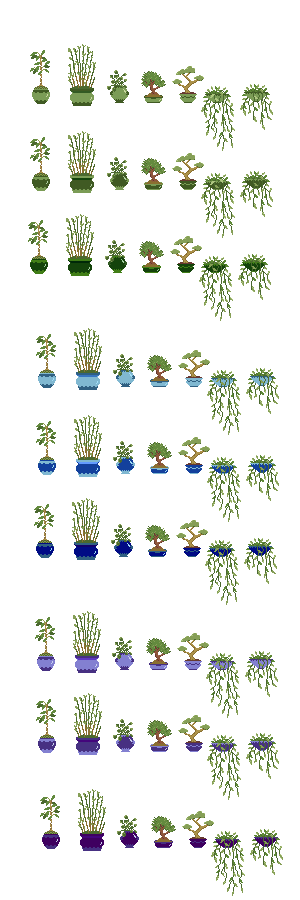
#> input picture assets/GREEN-BLUE-PURP-PLANTER.png, 300 x 900 px, found by its file name
$ python generate_planter_sheet_gifs.py
#> lines starting #> are read from the running program, lines starting #| are printed output that depends on the picture
#!/usr/bin/env python
"""Build compact animated plant GIFs from planter color sprite sheets.

The source sheets contain exact-size sprites on a black background. This script
detects those exact plant components, turns black transparent, upscales them for
the existing ESP32 sprite pipeline, and writes one animated GIF per plant into
assets/plant_gifs. By default each plant keeps 3 deterministic random color
frames so the ESP32 firmware stays small.

Example:
  python scripts/generate_planter_sheet_gifs.py
"""

from __future__ import annotations

import argparse
import random
from dataclasses import dataclass
from pathlib import Path

try:
    from PIL import Image
except ImportError as exc:  # pragma: no cover - user-facing dependency guard
    raise SystemExit("Pillow is required. Install with: python -m pip install Pillow") from exc


DEFAULT_SHEETS = [
    Path("assets/GREEN-BLUE-PURP-PLANTER.png"),
    Path("assets/YELL-ORG-RED-PLANTER.png"),
]

COLOR_ROWS = [
    ["green_light", "green_mid", "green_dark", "blue_light", "blue_mid", "blue_dark", "purple_light", "purple_mid", "purple_dark"],
    ["yellow_light", "yellow_mid", "yellow_dark", "orange_light", "orange_mid", "orange_dark", "red_light", "red_mid", "red_dark"],
]


@dataclass(frozen=True)
class PlantSpec:
    key: str
    source_name: str
    width: int
    height: int


PLANTS = [
    PlantSpec("color_vine_pot", "money_tree", 20, 54),
    PlantSpec("color_grass_planter", "bamboo", 28, 62),
    PlantSpec("color_round_pot", "money_plant", 22, 33),
    PlantSpec("color_bonsai_bowl", "juniper_bonsai", 25, 32),
    PlantSpec("color_zigzag_pot", "elm_bonsai", 32, 37),
    PlantSpec("color_hanging_vine", "long_vined_pothos", 34, 65),
    PlantSpec("color_hanging_clump", "short_vined_pothos", 33, 46),
]


def is_foreground(image: Image.Image, x: int, y: int, threshold: int) -> bool:
    r, g, b, a = image.getpixel((x, y))
    return bool(a and (r > threshold or g > threshold or b > threshold))


def transparent_black(image: Image.Image, threshold: int) -> Image.Image:
    frame = image.convert("RGBA")
    pixels = frame.load()
    for y in range(frame.height):
        for x in range(frame.width):
            r, g, b, a = pixels[x, y]
            if a and r <= threshold and g <= threshold and b <= threshold:
                pixels[x, y] = (0, 0, 0, 0)
    return frame


def detect_components(image: Image.Image, *, threshold: int, min_pixels: int) -> list[tuple[int, int, int, int, int]]:
    width, height = image.size
    seen: set[tuple[int, int]] = set()
    components: list[tuple[int, int, int, int, int]] = []

    for y in range(height):
        for x in range(width):
            if (x, y) in seen or not is_foreground(image, x, y, threshold):
                continue

            stack = [(x, y)]
            seen.add((x, y))
            left = right = x
            top = bottom = y
            pixels = 0

            while stack:
                cx, cy = stack.pop()
                pixels += 1
                left = min(left, cx)
                right = max(right, cx)
                top = min(top, cy)
                bottom = max(bottom, cy)

                for nx in (cx - 1, cx, cx + 1):
                    for ny in (cy - 1, cy, cy + 1):
                        if nx < 0 or nx >= width or ny < 0 or ny >= height or (nx, ny) in seen:
                            continue
                        if is_foreground(image, nx, ny, threshold):
                            seen.add((nx, ny))
                            stack.append((nx, ny))

            if pixels >= min_pixels:
                components.append((left, top, right + 1, bottom + 1, pixels))

    return components


def load_sheet_frames(
    sheet_paths: list[Path],
    *,
    black_threshold: int,
    min_pixels: int,
) -> dict[str, list[tuple[str, Image.Image]]]:
#> called with black_threshold = 8, min_pixels = 30
    frames_by_key: dict[str, list[tuple[str, Image.Image]]] = {plant.key: [] for plant in PLANTS}
    plants_by_size = {(plant.width, plant.height): plant for plant in PLANTS}

    for sheet_index, sheet_path in enumerate(sheet_paths):
        sheet = Image.open(sheet_path).convert("RGBA")
#> sheet is the input picture: PIL image 300x900 RGBA; mean R, G, B, A 13, 15.6, 11, 33.5
        color_labels = COLOR_ROWS[sheet_index] if sheet_index < len(COLOR_ROWS) else []
        matches: dict[str, list[tuple[int, int, int, int]]] = {plant.key: [] for plant in PLANTS}

        for left, top, right, bottom, _ in detect_components(sheet, threshold=black_threshold, min_pixels=min_pixels):
#> in detect_components, `width, height = image.size`: width = 300; height = 900
#> in detect_components, `seen: set[tuple[int, int]] = set()`: seen = 0 items
#> in is_foreground, `r, g, b, a = image.getpixel((x, y))`: r = 0
            plant = plants_by_size.get((right - left, bottom - top))
            if plant is not None:
                matches[plant.key].append((left, top, right, bottom))
#> this loop made 63 passes

        for plant in PLANTS:
            boxes = sorted(matches[plant.key], key=lambda box: (box[1], box[0]))
            if len(boxes) != len(color_labels):
                raise ValueError(
                    f"{sheet_path} produced {len(boxes)} {plant.source_name} frames; "
                    f"expected {len(color_labels)}"
                )
            for label, box in zip(color_labels, boxes):
                frames_by_key[plant.key].append((label, transparent_black(sheet.crop(box), black_threshold)))
#> this loop made 7 passes
#> pass 1, in transparent_black, `frame = image.convert("RGBA")`:
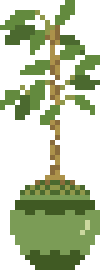
#> frame: PIL image 20x54 RGBA (shown 5 times larger); mean R, G, B, A 48.8, 60.2, 29.6, 116.9; transparent parts drawn white
#> pass 1, in transparent_black (call 2), `frame = image.convert("RGBA")`:
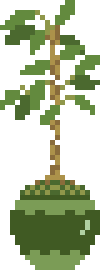
#> frame: PIL image 20x54 RGBA (shown 5 times larger); mean R, G, B, A 44.8, 55.9, 26.3, 116.9; transparent parts drawn white
#> pass 1, in transparent_black (call 3), `frame = image.convert("RGBA")`:
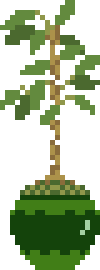
#> frame: PIL image 20x54 RGBA (shown 5 times larger); mean R, G, B, A 34.9, 50.8, 18.6, 116.9; transparent parts drawn white
#> pass 1, in transparent_black (call 4), `frame = image.convert("RGBA")`:
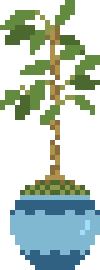
#> frame: PIL image 20x54 RGBA (shown 5 times larger); mean R, G, B, A 47.9, 64.2, 53, 116.9; transparent parts drawn white
#> pass 2 of the loop in load_sheet_frames, `for sheet_index, sheet_path in enumerate(sheet_paths):`:
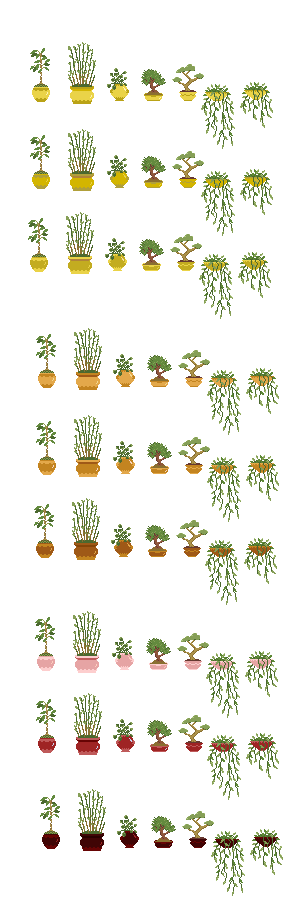
#> input picture assets/YELL-ORG-RED-PLANTER.png, 300 x 900 px, found by its file name
#> in load_sheet_frames, sheet is the input picture: PIL image 300x900 RGBA; mean R, G, B, A 17.9, 17.3, 8.2, 33.5
#> the loop in load_sheet_frames, `for left, top, right, bottom, _ in detect_components(sheet, threshold=..` made 63 passes
#> (left, top, right, bottom) on passes 1 to 8: (68, 42, 96, 104), (30, 48, 50, 102), (172, 64, 204, 101), (107, 68, 129, 101), (141, 69, 166, 101), (240, 82, 273, 128), (201, 84, 235, 149), (68, 129, 96, 191)
#> the loop in load_sheet_frames, `for plant in PLANTS:` made 7 passes
#> pass 1, in transparent_black (call 66), `frame = image.convert("RGBA")`:
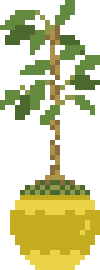
#> frame: PIL image 20x54 RGBA (shown 5 times larger); mean R, G, B, A 70.6, 70.9, 24.6, 116.9; transparent parts drawn white
#> pass 1, in transparent_black (call 67), `frame = image.convert("RGBA")`:
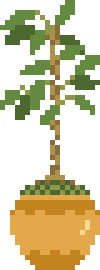
#> frame: PIL image 20x54 RGBA (shown 5 times larger); mean R, G, B, A 72.2, 64.8, 27.7, 116.9; transparent parts drawn white

    return frames_by_key


def choose_random_frames(
    frames: list[tuple[str, Image.Image]],
    *,
    count: int,
    rng: random.Random,
) -> list[tuple[str, Image.Image]]:
    if count <= 0 or count >= len(frames):
        return frames
    indexes = sorted(rng.sample(range(len(frames)), count))
    return [frames[index] for index in indexes]


def upscale_frames(frames: list[Image.Image], factor: int) -> list[Image.Image]:
    if factor <= 1:
        return frames
    return [
        frame.resize((frame.width * factor, frame.height * factor), Image.Resampling.NEAREST)
        for frame in frames
    ]


MAGENTA_RGB = (255, 0, 255)


def frame_to_gif_palette(frame: Image.Image) -> Image.Image:
    transparent = Image.new("RGBA", frame.size, MAGENTA_RGB + (0,))
    transparent.alpha_composite(frame)
    return transparent.convert("P", palette=Image.Palette.ADAPTIVE, colors=255)


def magenta_palette_index(frame: Image.Image) -> int:
    # Adaptive quantization doesn't guarantee the placeholder color lands at
    # index 0, so find the palette entry actually closest to it.
    palette = frame.getpalette() or []
    best_index = 0
    best_distance = None
    for index in range(0, len(palette), 3):
        r, g, b = palette[index:index + 3]
        distance = (r - MAGENTA_RGB[0]) ** 2 + (g - MAGENTA_RGB[1]) ** 2 + (b - MAGENTA_RGB[2]) ** 2
        if best_distance is None or distance < best_distance:
            best_distance = distance
            best_index = index // 3
    return best_index


def write_gif(path: Path, frames: list[Image.Image], *, duration_ms: int) -> None:
    path.parent.mkdir(parents=True, exist_ok=True)
    palette_frames = [frame_to_gif_palette(frame) for frame in frames]
    transparency_indexes = [magenta_palette_index(frame) for frame in palette_frames]
    for frame, transparency_index in zip(palette_frames, transparency_indexes):
        frame.info["transparency"] = transparency_index
        frame.info["disposal"] = 2
    palette_frames[0].save(
        path,
        save_all=True,
        append_images=palette_frames[1:],
        duration=duration_ms,
        loop=0,
        transparency=transparency_indexes[0],
        disposal=2,
        optimize=False,
    )


def main() -> int:
    parser = argparse.ArgumentParser(description="Generate compact animated plant GIFs from planter color sprite sheets.")
    parser.add_argument("--sheets", type=Path, nargs="+", default=DEFAULT_SHEETS, help="Input sprite sheet PNGs, in animation order.")
    parser.add_argument("--out", type=Path, default=Path("assets/plant_gifs"), help="Output folder for generated GIFs.")
    parser.add_argument("--duration", type=int, default=260, help="Frame duration in milliseconds.")
    parser.add_argument("--frames-per-plant", type=int, default=3, help="Random color frames to keep per plant. Use 0 to keep all.")
    parser.add_argument("--upscale", type=int, default=4, help="Nearest-neighbor upscale applied before writing GIFs.")
    parser.add_argument("--seed", type=int, default=20260706, help="Seed for repeatable random color choices.")
    parser.add_argument("--black-threshold", type=int, default=8, help="RGB values at or below this become transparent.")
    parser.add_argument("--min-pixels", type=int, default=30, help="Ignore tiny disconnected sheet artifacts below this size.")
    args = parser.parse_args()

    missing = [path for path in args.sheets if not path.exists()]
    if missing:
        raise SystemExit("Missing sheet(s): " + ", ".join(str(path) for path in missing))

    frames_by_key = load_sheet_frames(args.sheets, black_threshold=args.black_threshold, min_pixels=args.min_pixels)
    rng = random.Random(args.seed)

    for plant in PLANTS:
        chosen = choose_random_frames(frames_by_key[plant.key], count=args.frames_per_plant, rng=rng)
        labels = [label for label, _ in chosen]
        frames = upscale_frames([frame for _, frame in chosen], args.upscale)
        out_path = args.out / f"{plant.key}.gif"
        write_gif(out_path, frames, duration_ms=args.duration)
        width, height = frames[0].size
        print(
            f"Wrote {out_path}: {width}x{height}, frames={len(frames)}, "
            f"source={plant.source_name}, colors={', '.join(labels)}"
        )
#> this loop made 7 passes
#| Wrote assets/plant_gifs/color_vine_pot.gif: 80x216, frames=3, source=money_tree, colors=green_light, blue_mid, orange_mid
#| Wrote assets/plant_gifs/color_grass_planter.gif: 112x248, frames=3, source=bamboo, colors=green_light, green_dark, blue_mid
#| Wrote assets/plant_gifs/color_round_pot.gif: 88x132, frames=3, source=money_plant, colors=green_mid, blue_mid, purple_mid
#| Wrote assets/plant_gifs/color_bonsai_bowl.gif: 100x128, frames=3, source=juniper_bonsai, colors=green_mid, yellow_light, red_light
#| Wrote assets/plant_gifs/color_zigzag_pot.gif: 128x148, frames=3, source=elm_bonsai, colors=green_mid, blue_mid, purple_mid
#| Wrote assets/plant_gifs/color_hanging_vine.gif: 136x260, frames=3, source=long_vined_pothos, colors=green_dark, blue_dark, red_mid
#| Wrote assets/plant_gifs/color_hanging_clump.gif: 132x184, frames=3, source=short_vined_pothos, colors=purple_mid, orange_mid, red_mid
#> pass 2, in write_gif (call 2), `palette_frames[0].save( path, save_all=True, append_images=palette_fra..`:
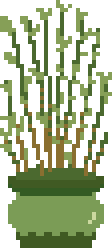
#> saved as color_grass_planter.gif: PIL image 112x248 P; mean R, G, B, A 176.5, 66.9, 155.2, 133.2; transparent parts drawn white

    return 0


if __name__ == "__main__":
    raise SystemExit(main())
#> (the program exits here)
